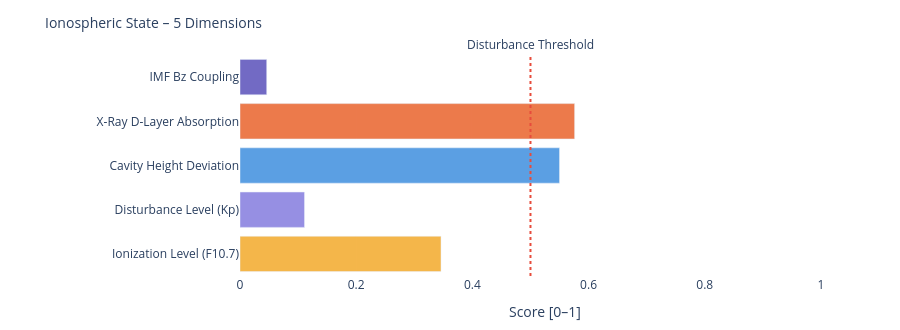

Notebook code for this chart:
### Markdown cell above
---
### 📐 Systemic Insight: Geometric Cavity vs. Real Schumann Resonance

**Relevant for:** Layer 6 = delta analysis &nbsp;|&nbsp; Layer 7 = feature vector / system interpretation

A cavity height change from 80 km to 70 km shifts the **idealized geometric frequencies** only minimally:

| Modus | Aktuell | Referenz | Δ |
|-------|---------|----------|---|
| SR-1 | 10.4762 Hz | 10.4599 Hz | +16 mHz |
| SR-2 | 18.1452 Hz | 18.1171 Hz | +28 mHz |
| SR-3 | 25.6612 Hz | 25.6215 Hz | +40 mHz |
| SR-4 | 33.1285 Hz | 33.0772 Hz | +51 mHz |

The geometric effect is limited because 10 km is very small compared to Earth's radius (~6371 km).

**Consequence:** Real Schumann deviations are likely driven more strongly by **conductivity, damping, day/night structure, lightning distribution and source geometry** than by pure cavity height.

---

**Layer 6 compares:**
```
geometric Δ from Layer 4  vs.  observed Δ from real Schumann measurement data
```

**Layer 7 Feature:**
```
If real Δ >> geometric Δ  →  non-geometric factors dominant
```

### Code cell
# ============================================================
# IONOSPHERIC STATE – Summary gauge
# Five dimensions: ionization, disturbance, cavity height, X-Ray, Bz coupling
# ============================================================

def norm(v, lo, hi):
    if v is None: return None
    return round(max(0.0, min(1.0, (v - lo) / (hi - lo))), 3)

# Ionization level (F10.7 → F2-Layer)
ioniz = norm(f107_val, 60, 250)

# Disturbance level (Kp → E/F-Layer irregularities)
disturb = norm(kp_val, 0, 9)

# Cavity height deviation from reference (80 km)
h_dev = norm(abs(h_eff - 80), 0, 20)

# X-Ray ionization (D-Layer absorption)
xray_ioniz = None
if xray_now is not None:
    xray_ioniz = norm(math.log10(max(xray_now, 1e-9)) + 9, 0, 5)

# Bz coupling (southward Bz → stronger magnetosphere-ionosphere coupling)
bz_coupling = norm(-(bz_now or 0), -5, 30) if bz_now is not None else None

dims = [
    ('Ionization Level (F10.7)',    ioniz,      '#F2A623'),
    ('Disturbance Level (Kp)',      disturb,    '#7F77DD'),
    ('Cavity Height Deviation',     h_dev,      '#378ADD'),
    ('X-Ray D-Layer Absorption',    xray_ioniz, '#E85D24'),
    ('IMF Bz Coupling',             bz_coupling,'#534AB7'),
]

fig = go.Figure()
for name, val, col in dims:
    if val is not None:
        h = int(val * 20)
        bar = '█' * h + '░' * (20 - h)
        label = f'{name}:  {bar}  {val:.3f}'
    else:
        label = f'{name}:  {"─" * 20}  n/a'
    fig.add_trace(go.Bar(
        x=[val if val is not None else 0],
        y=[name],
        orientation='h',
        marker_color=col, opacity=0.82,
        showlegend=False
    ))

fig.add_vline(x=0.5, line_dash='dot', line_color='#e74c3c',
              annotation_text='Disturbance Threshold', annotation_position='top')
fig.update_layout(
    title=dict(text='Ionospheric State – 5 Dimensions', font=dict(size=14)),
    xaxis=dict(title='Score [0–1]', range=[0, 1.05]),
    height=330, plot_bgcolor='rgba(0,0,0,0)', paper_bgcolor='rgba(0,0,0,0)',
    margin=dict(l=240, r=50, t=55, b=40)
)
fig.show()

print(f'\nIonospheric state:')
for name, val, _ in dims:
    print(f'  {name:<35} {val:.3f}' if val is not None else f'  {name:<35} n/a')

### Figure 1 — Plotly figure (JSON) as saved in the notebook; plotly's stock layout.template omitted (floating-point values rounded to 4 significant figures)
{"data": [{"marker": {"color": "#F2A623"}, "opacity": 0.82, "orientation": "h", "showlegend": false, "type": "bar", "x": [0.346], "y": ["Ionization Level (F10.7)"]}, {"marker": {"color": "#7F77DD"}, "opacity": 0.82, "orientation": "h", "showlegend": false, "type": "bar", "x": [0.111], "y": ["Disturbance Level (Kp)"]}, {"marker": {"color": "#378ADD"}, "opacity": 0.82, "orientation": "h", "showlegend": false, "type": "bar", "x": [0.55], "y": ["Cavity Height Deviation"]}, {"marker": {"color": "#E85D24"}, "opacity": 0.82, "orientation": "h", "showlegend": false, "type": "bar", "x": [0.576], "y": ["X-Ray D-Layer Absorption"]}, {"marker": {"color": "#534AB7"}, "opacity": 0.82, "orientation": "h", "showlegend": false, "type": "bar", "x": [0.046], "y": ["IMF Bz Coupling"]}], "layout": {"annotations": [{"showarrow": false, "text": "Disturbance Threshold", "x": 0.5, "xanchor": "center", "xref": "x", "y": 1, "yanchor": "bottom", "yref": "y domain"}], "height": 330, "margin": {"b": 40, "l": 240, "r": 50, "t": 55}, "paper_bgcolor": "rgba(0,0,0,0)", "plot_bgcolor": "rgba(0,0,0,0)", "shapes": [{"line": {"color": "#e74c3c", "dash": "dot"}, "type": "line", "x0": 0.5, "x1": 0.5, "xref": "x", "y0": 0, "y1": 1, "yref": "y domain"}], "title": {"font": {"size": 14}, "text": "Ionospheric State – 5 Dimensions"}, "xaxis": {"range": [0, 1.05], "title": {"text": "Score [0–1]"}}}}
